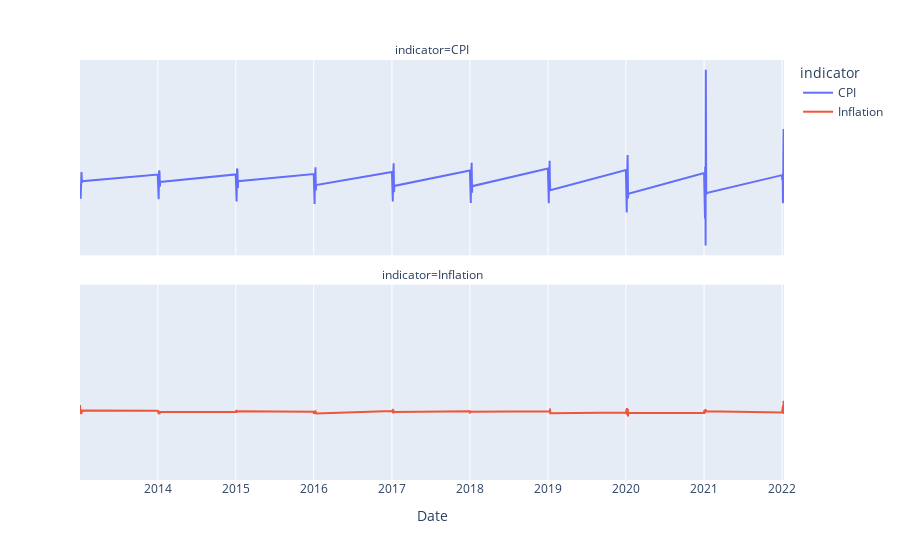

The notebook cell saved with this chart:
### Markdown cell above
# Multivariate

### Code cell
monthly_df_stationary = df_cpi.diff().dropna()
monthly_df_stationary = monthly_df_stationary.rename_axis('indicator', axis=1)
fig = px.line(monthly_df_stationary.iloc[:,0:10], facet_col="indicator", facet_col_wrap=1)
fig.update_yaxes(visible=False)
